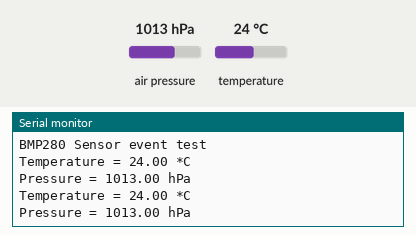
Bench run of a sketch on a simulated Arduino Uno, built with avr-gcc and run on an emulated ATmega328P. On the bench: the last lines printed to the serial monitor. The test bench sets the inputs (shaded band); at power-on: air pressure 1013 hPa, temperature 24 °C.

Above: at 2.8 s.
2.9 s: air pressure set to 952 hPa
At 5.0 s:
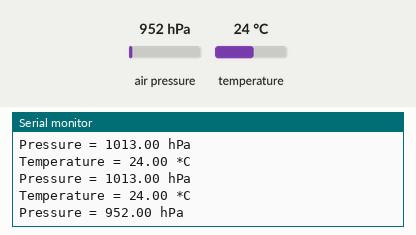
5.6 s: temperature set to 12 °C
At 6.8 s:
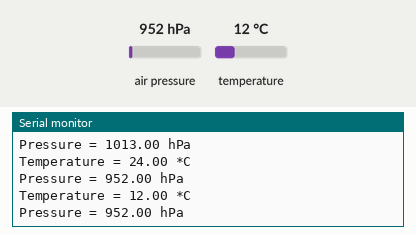
8.3 s: air pressure set to 975 hPa
At 11.4 s:
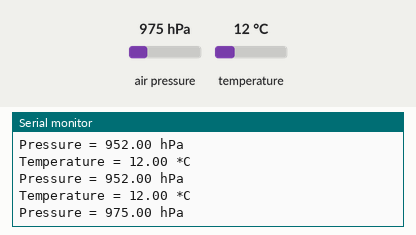
Timing chart, 0 to 12.9 s (numbered marks = the images above; inputs shaded):
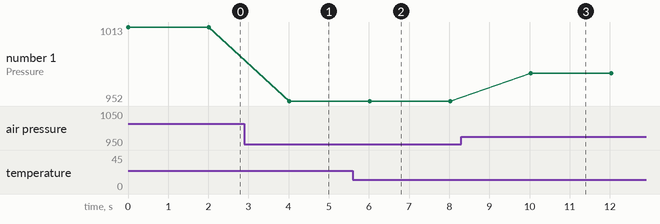

The sketch:

PoC_bmp280_I2C_test.ino
```cpp
#include "AnHiveBMP280Class.h"

void setup() {
  Serial.begin(115200);
  AnHiveBMP280.setup();
}

void loop() {
  AnHiveBMP280.loop();

  delay(2000);
}
```

AnHiveBMP280Class.h
```cpp
#ifndef AnHiveBMP280Class_H
#define AnHiveBMP280Class_H

#include <Wire.h>
#include <Adafruit_BMP280.h>

class AnHiveBMP280Class {
  private:
    Adafruit_BMP280 *bmp; // use I2C interface
    Adafruit_Sensor *bmp_temp;
    Adafruit_Sensor *bmp_pressure;
  float temperature;
  float pressure;
  public:
    void setup() {
      //Serial.begin(115200);
      Serial.println(F("\n\nBMP280 Sensor event test"));

      bmp = new Adafruit_BMP280(); // use I2C interface
      bmp_temp = bmp->getTemperatureSensor();
      bmp_pressure = bmp->getPressureSensor();


      if (!bmp->begin(BMP280_ADDRESS_ALT, BMP280_CHIPID)) {
        //if (!bmp->begin()) {
        Serial.println(F("Could not find a valid BMP280 sensor, check wiring or "
                         "try a different address!"));
        while (1) delay(10);
      }

      /* Default settings from datasheet. */
      bmp->setSampling(Adafruit_BMP280::MODE_NORMAL,     /* Operating Mode. */
                       Adafruit_BMP280::SAMPLING_X2,     /* Temp. oversampling */
                       Adafruit_BMP280::SAMPLING_X16,    /* Pressure oversampling */
                       Adafruit_BMP280::FILTER_X16,      /* Filtering. */
                       Adafruit_BMP280::STANDBY_MS_500); /* Standby time. */

      bmp_temp->printSensorDetails();
    }

  void read() {
      sensors_event_t temp_event, pressure_event;
      bmp_temp->getEvent(&temp_event);
      temperature = temp_event.temperature;

      bmp_pressure->getEvent(&pressure_event);
      pressure = pressure_event.pressure;
  }

  float getTemperature() {
      sensors_event_t event;
      bmp_temp->getEvent(&event);
      return (float)event.temperature;
  }
  float getPressure() {
      sensors_event_t event;
      bmp_pressure->getEvent(&event);
      return (float)event.temperature;
  }

    void loop() {
      sensors_event_t temp_event, pressure_event;
      bmp_temp->getEvent(&temp_event);
      bmp_pressure->getEvent(&pressure_event);

      Serial.print(F("Temperature = "));
      Serial.print(temp_event.temperature);
      Serial.println(" *C");

      Serial.print(F("Pressure = "));
      Serial.print(pressure_event.pressure);
      Serial.println(" hPa");

      Serial.println();
      //delay(2000);
    }
};

AnHiveBMP280Class AnHiveBMP280;

#endif //#ifndef AnHiveBMP280Class_H
```

Measured:
- after the input at 2.9 s, the serial monitor: prints a new line after 1.1 s (image 1)
- after the input at 5.6 s, the serial monitor: prints a new line after 0.42 s (image 2)
- after the input at 8.3 s, the serial monitor: prints a new line after 1.7 s (image 3)
- plotted number 1: 1013 → 952 after the input at 2.9 s, 952 → 975 after the input at 8.3 s
